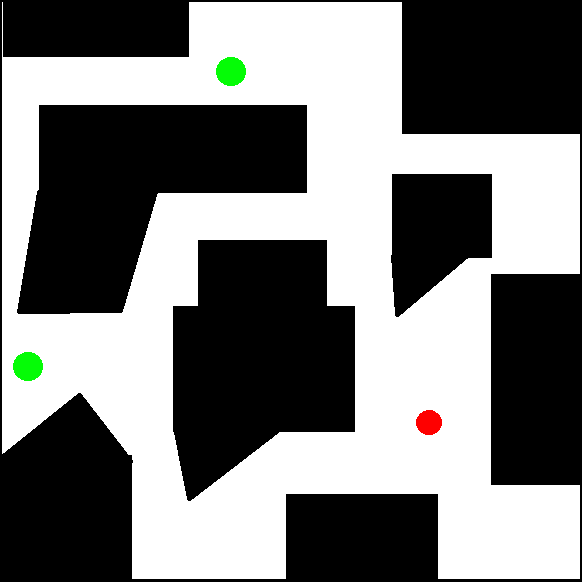
#> input picture Test2.bmp, 582 x 582 px
$ jupyter execute Main.ipynb
#> lines starting #> are read from the running program, lines starting #| are printed output that depends on the picture; after the words box and inside, x2 and y2 are one past the last pixel; in counts of white or black regions, pixels touching at a corner belong together
### Lab 5
- Juan Pablo Solis
- Brandon Reyes
- Carlos Valladares

### Link de Video de Youtube
https://youtu.be/XO1_CL_ULLE
### Link de Repositorio de Github:
https://github.com/JPS4321/Lab5_IA

### Task 1.1 Discretizacion Imagen

[cell 1]
import numpy as np
import matplotlib.pyplot as plt
from PIL import Image
from scipy.ndimage import label
from abc import ABC, abstractmethod
from collections import deque
from queue import PriorityQueue

[cell 2]
def process_maze(image_path):
#> called with image_path = 'Test2.bmp'
    image = Image.open(image_path).convert("RGB")
#> image is the input picture: PIL image 582x582 RGB; mean R, G, B 123, 123.6, 122.6
    image_array = np.array(image)
    height, width, _ = image_array.shape
#> height = 582; width = 582

    black_walls = (image_array[:, :, 0] < 50) & (image_array[:, :, 1] < 50) & (image_array[:, :, 2] < 50)
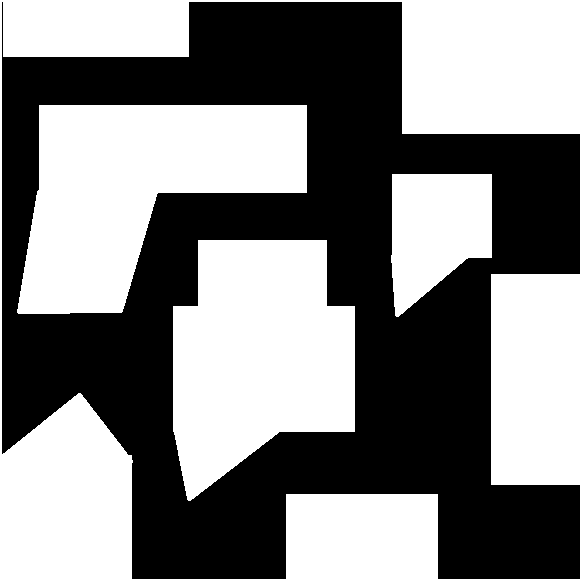
#> black_walls: shape (582, 582) bool; 51.4% white; 1 black region, box (x1, y1, x2, y2) and area: (2, 2, 580, 579) 164748
    red_start = (image_array[:, :, 0] > 200) & (image_array[:, :, 1] < 100) & (image_array[:, :, 2] < 100)
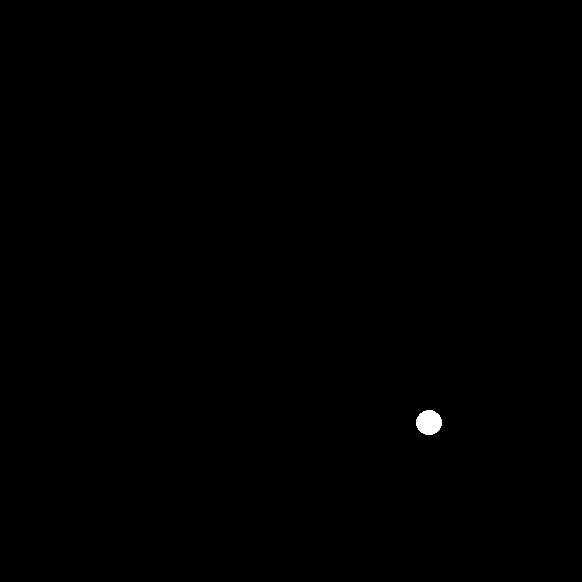
#> red_start: shape (582, 582) bool; 0.15% white; 1 white region, box (x1, y1, x2, y2) and area: (416, 410, 442, 435) 510
    green_goal = (image_array[:, :, 1] > 200) & (image_array[:, :, 0] < 100) & (image_array[:, :, 2] < 100)
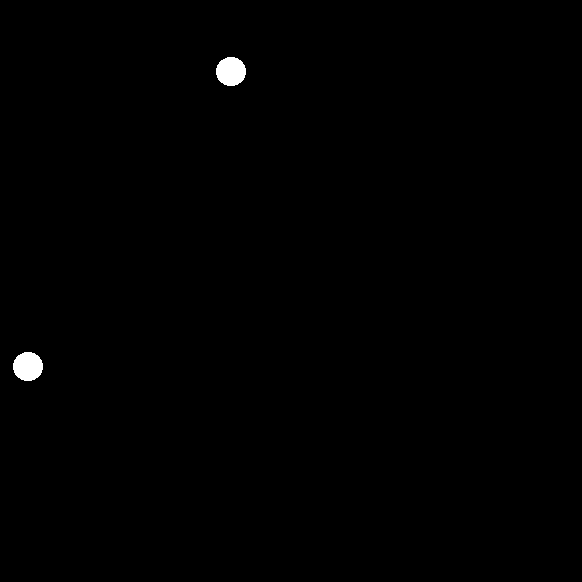
#> green_goal: shape (582, 582) bool; 0.41% white; 2 white regions, box (x1, y1, x2, y2) and area: (216, 57, 246, 86) 687, (13, 352, 43, 381) 687

    red_positions = np.where(red_start)
#> red_positions = 510 positions, rows 410 to 434, columns 416 to 441
    if len(red_positions[0]) > 0:
        cell_size = max(red_positions[0].max() - red_positions[0].min(), red_positions[1].max() - red_positions[1].min())
#> cell_size = 25
    else:
        cell_size = 10

    grid_height = height // cell_size
#> grid_height = 23
    grid_width = width // cell_size
#> grid_width = 23
    grid = np.ones((grid_height, grid_width, 3), dtype=np.uint8) * 255  # Fondo blanco

    labeled_goals, num_goals = label(green_goal)
#> labeled_goals: shape (582, 582) int32; 3 distinct labels, from 0 to 2
#> num_goals = 2
    goals = []
    for goal_id in range(1, num_goals + 1):
        goal_pixels = np.where(labeled_goals == goal_id)
        center_y = int(goal_pixels[0].mean()) // cell_size
        center_x = int(goal_pixels[1].mean()) // cell_size
        grid[center_y, center_x] = [0, 255, 0]  # Verde
        goals.append((center_y, center_x))
#> this loop made 2 passes
#> (goal_pixels, center_y, center_x) on passes 1 to 2: (687 positions, rows 57 to 85, columns 216 to 245, 2, 9), (687 positions, rows 352 to 380, columns 13 to 42, 14, 1)
#> after the loop, goals = [(2, 9), (14, 1)]

    start = None
    if len(red_positions[0]) > 0:
        red_cell_x = red_positions[1].min() // cell_size
#> red_cell_x = 16
        red_cell_y = red_positions[0].min() // cell_size
#> red_cell_y = 16
        grid[red_cell_y, red_cell_x] = [255, 0, 0]  # Rojo
#> grid: shape (23, 23, 3); mean of channels 0, 1, 2 254, 254.5, 253.6
        start = (red_cell_y, red_cell_x)
#> start = (16, 16)

    for i in range(grid_height):
        for j in range(grid_width):
            block = image_array[i * cell_size:(i + 1) * cell_size, j * cell_size:(j + 1) * cell_size]
            avg_color = block.mean(axis=(0, 1))
            if avg_color[0] < 50 and avg_color[1] < 50 and avg_color[2] < 50:
                grid[i, j] = [0, 0, 0]  # Pared negra
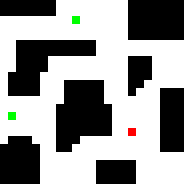
#> grid: shape (23, 23, 3) (shown 8 times larger); mean of channels 0, 1, 2 149.9, 150.4, 149.4; drawn as R, G, B

    return grid, start, goals

### Task 1.2 Framework de problemas

[cell 3]
class MazeProblem(ABC):
    def __init__(self, grid):
        self.grid = grid

    @abstractmethod
    def actions(self, state):
        pass

    @abstractmethod
    def step_cost(self, state, action, next_state):
        pass

    @abstractmethod
    def is_goal(self, state):
        pass

class ConcreteMazeProblem(MazeProblem):
    def __init__(self, grid, start, goals):
        super().__init__(grid)
        self.start = start
        self.goals = goals

    def actions(self, state):
        moves = [(-1, 0), (1, 0), (0, -1), (0, 1)]
        valid_moves = []
        for move in moves:
            new_state = (state[0] + move[0], state[1] + move[1])
            if 0 <= new_state[0] < self.grid.shape[0] and 0 <= new_state[1] < self.grid.shape[1] and not np.array_equal(self.grid[new_state[0], new_state[1]], [0, 0, 0]):
                valid_moves.append(move)
        return valid_moves

    def step_cost(self, state, action, next_state):
        return 1

    def is_goal(self, state):
        return state in self.goals

### Task 1.3 y 1.4: Graph-Search y construccion de salida

[cell 4]
def reconstruct_path(came_from, current):
    path = []
    while current is not None:
        path.append(current)
        current = came_from[current]
    path.reverse()
    return path

# [33 lines left out: functions bfs, dfs, not called in this run]


def a_star(problem, heuristic):
    frontier = PriorityQueue()
    frontier.put((0, problem.start))
    came_from = {problem.start: None}
    cost_so_far = {problem.start: 0}

    while not frontier.empty():
        _, current = frontier.get()

        if problem.is_goal(current):
            return reconstruct_path(came_from, current)

        for action in problem.actions(current):
            next_state = (current[0] + action[0], current[1] + action[1])
            new_cost = cost_so_far[current] + problem.step_cost(current, action, next_state)

            if next_state not in cost_so_far or new_cost < cost_so_far[next_state]:
                cost_so_far[next_state] = new_cost
                priority = new_cost + heuristic(next_state, problem.goals)
                frontier.put((priority, next_state))
                came_from[next_state] = current

    return None

def heuristic_manhattan(state, goals):
    return min(abs(state[0] - g[0]) + abs(state[1] - g[1]) for g in goals)

def heuristic_chebyshev(state, goals):
    return min(max(abs(state[0] - g[0]), abs(state[1] - g[1])) for g in goals)

def graph_search(problem, strategy, heuristic=None):
    if strategy == "BFS":
        return bfs(problem)
    elif strategy == "DFS":
        return dfs(problem)
    elif strategy == "A*":
        return a_star(problem, heuristic)
    else:
        raise ValueError("Estrategia no válida")

def plot_path(grid, path):
    grid_image = np.copy(grid)
    for y, x in path:
        if not np.array_equal(grid_image[y, x], [255, 0, 0]) and not np.array_equal(grid_image[y, x], [0, 255, 0]):
            grid_image[y, x] = [255, 0, 255]  # Magenta
    fig, ax = plt.subplots(figsize=(6, 6))
    ax.imshow(grid_image)
    ax.set_title("Camino Encontrado")
    plt.show()

test_image_path = "Test2.bmp"
grid, start, goals = process_maze(test_image_path)
#> start = (16, 16); goals = [(2, 9), (14, 1)]
problem = ConcreteMazeProblem(grid, start, goals)
#> in __init__, `self.start = start`: self.start = (16, 16)
#> in __init__, `self.goals = goals`: self.goals = [(2, 9), (14, 1)]
path = graph_search(problem, "A*", heuristic_manhattan)
#> in a_star, `cost_so_far = {problem.start: 0}`: cost_so_far = {(16, 16): 0}
#> the loop in a_star, `while not frontier.empty():` made 40 passes
#> current on passes 2 to 13: (15, 16), (14, 16), (14, 15), (14, 14), (15, 15), (15, 14), (16, 15), (16, 14), (13, 14), (13, 15), (13, 16), (14, 17)
#> after the loop in a_star, `while not frontier.empty():`: came_from = 80 items
#> path = [(16, 16), (15, 16), (14, 16), (14, 15), (14, 14), (13, 14), (12, 14), (11, 14), (10, 14), (9, 14), (8, 14), (7, 14), (6, 14), (5, 14), (4, 14), (3, 14), (2, 14), (2, 13), (2, 12), (2, 11), (2, 10), (2, 9)]
if path:
    plot_path(grid, path)
#> the loop in plot_path, `for y, x in path:` made 22 passes
#> after the loop in plot_path, `for y, x in path:`:
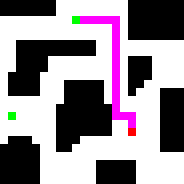
#> grid_image: shape (23, 23, 3) (shown 8 times larger); 3.78% of pixels changed, all inside (x1, y1, x2, y2) = (10, 2, 17, 16); drawn as R, G, B

$ run again, with Prueba Lab1.bmp copied over Test2.bmp
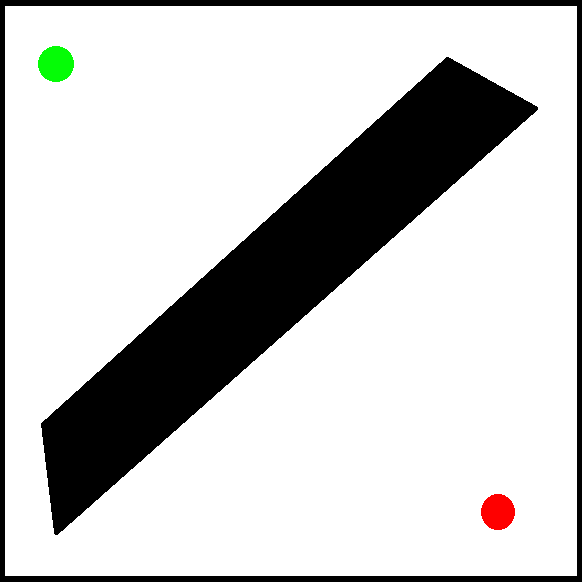
#> input picture Prueba Lab1.bmp, 582 x 582 px
#> in process_maze, image is the input picture: PIL image 582x582 RGB; mean R, G, B 201, 201, 200.3
#> in process_maze, `black_walls = (image_array[:, :, 0] < 50) & (image_array[:, :, 1] < 50..`:
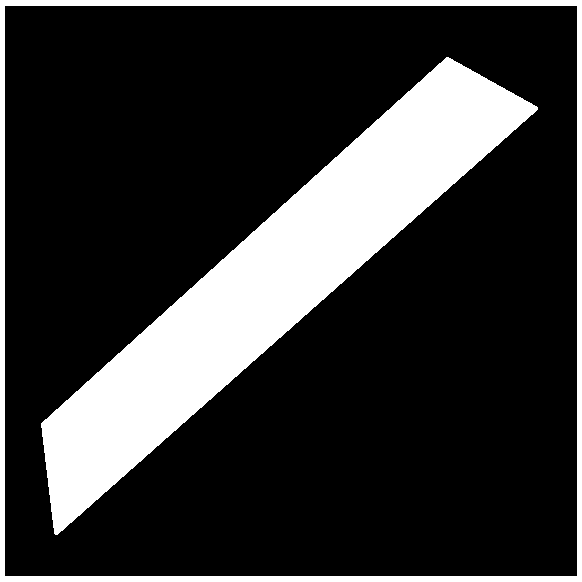
#> black_walls: shape (582, 582) bool; 20.9% white; 2 white regions, box (x1, y1, x2, y2) and area: (41, 57, 538, 535) 58056, (0, 0, 582, 582) 12684
#> red_start: shape (582, 582) bool; 0.28% white; 1 white region, box (x1, y1, x2, y2) and area: (481, 494, 515, 530) 958
#> green_goal: shape (582, 582) bool; 0.3% white; 1 white region, box (x1, y1, x2, y2) and area: (38, 46, 74, 82) 1018
#> red_positions = 958 positions, rows 494 to 529, columns 481 to 514
#> cell_size = 35
#> grid_height = 16
#> num_goals = 1
#> the loop in process_maze, `for goal_id in range(1, num_goals + 1):` made 1 pass
#> (goal_pixels, center_y, center_x) on pass 1: (1018 positions, rows 46 to 81, columns 38 to 73, 1, 1)
#> after the loop in process_maze, `for goal_id in range(1, num_goals + 1):`: goals = [(1, 1)]
#> red_cell_x = 13
#> red_cell_y = 14
#> in process_maze, `start = (red_cell_y, red_cell_x)`: start = (14, 13)
#> `grid, start, goals = process_maze(test_image_path)`: goals = [(1, 1)]
#> self.start = (14, 13)
#> self.goals = [(1, 1)]
#> in a_star, `cost_so_far = {problem.start: 0}`: cost_so_far = {(14, 13): 0}
#> the loop in a_star, `while not frontier.empty():` made 83 passes
#> current on passes 2 to 9: (13, 13), (12, 13), (11, 13), (10, 13), (9, 13), (8, 13), (7, 13), (6, 13)
#> after the loop in a_star, `while not frontier.empty():`: came_from = 129 items
#> path = 26 pairs, first value 1 to 14, second value 1 to 13
#> the loop in plot_path, `for y, x in path:` made 26 passes
#> (y, x) on passes 1 to 8: (14, 13), (14, 12), (14, 11), (14, 10), (14, 9), (14, 8), (14, 7), (14, 6)
#> in plot_path, `plt.show()`:
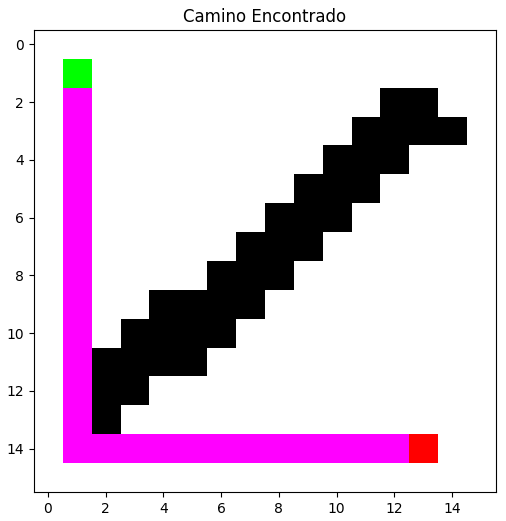
#> figure drawn by matplotlib, 1 panel

$ run again, with Test.bmp copied over Test2.bmp
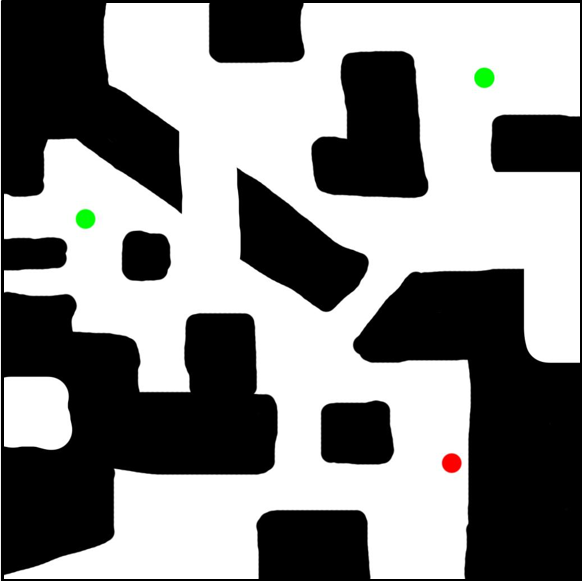
#> input picture Test.bmp, 582 x 582 px
#> in process_maze, image is the input picture: PIL image 582x582 RGB; mean R, G, B 136.3, 136.5, 136.1
#> in process_maze, `black_walls = (image_array[:, :, 0] < 50) & (image_array[:, :, 1] < 50..`:
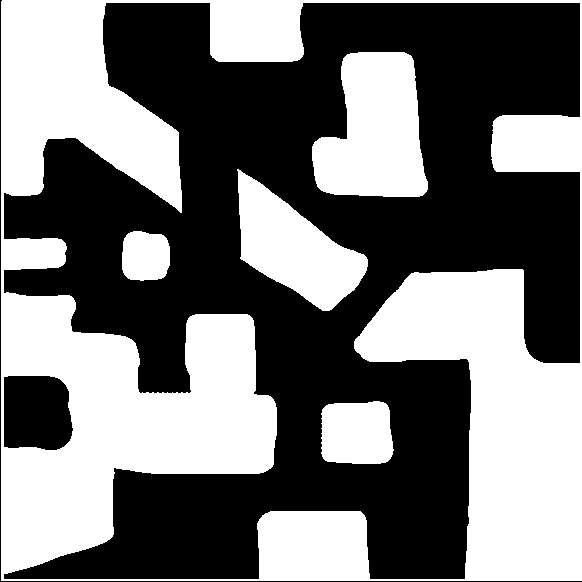
#> black_walls: shape (582, 582) bool; 45.8% white; 5 white regions, box (x1, y1, x2, y2) and area: (1, 0, 582, 581) 127207, (312, 52, 428, 197) 12454, (237, 169, 368, 311) 9245, (321, 401, 394, 464) 4139, (122, 231, 170, 281) 2097
#> red_start: shape (582, 582) bool; 0.09% white; 1 white region, box (x1, y1, x2, y2) and area: (442, 454, 461, 473) 288
#> green_goal: shape (582, 582) bool; 0.17% white; 2 white regions, box (x1, y1, x2, y2) and area: (475, 68, 494, 88) 306, (76, 209, 95, 229) 284
#> red_positions = 288 positions, rows 454 to 472, columns 442 to 460
#> cell_size = 18
#> grid_height = 32
#> labeled_goals: shape (582, 582) int32; 3 distinct labels, from 0 to 2
#> num_goals = 2
#> the loop in process_maze, `for goal_id in range(1, num_goals + 1):` made 2 passes
#> (goal_pixels, center_y, center_x) on passes 1 to 2: (306 positions, rows 68 to 87, columns 475 to 493, 4, 26), (284 positions, rows 209 to 228, columns 76 to 94, 12, 4)
#> after the loop in process_maze, `for goal_id in range(1, num_goals + 1):`: goals = [(4, 26), (12, 4)]
#> red_cell_x = 24
#> red_cell_y = 25
#> in process_maze, `start = (red_cell_y, red_cell_x)`: start = (25, 24)
#> `grid, start, goals = process_maze(test_image_path)`: goals = [(4, 26), (12, 4)]
#> self.start = (25, 24)
#> self.goals = [(4, 26), (12, 4)]
#> in a_star, `cost_so_far = {problem.start: 0}`: cost_so_far = {(25, 24): 0}
#> the loop in a_star, `while not frontier.empty():` made 71 passes
#> current on passes 2, 3, 4, 5, 6, 7, 13, 14: (24, 24), (23, 24), (22, 24), (21, 24), (20, 24), (20, 25), (20, 23), (21, 23)
#> after the loop in a_star, `while not frontier.empty():`: came_from = 106 items
#> path = 34 pairs, first value 4 to 25, second value 19 to 26
#> the loop in plot_path, `for y, x in path:` made 34 passes
#> after the loop in plot_path, `for y, x in path:`:
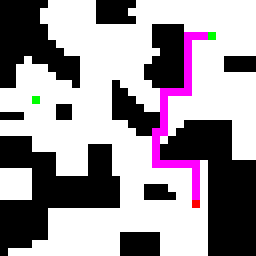
#> grid_image: shape (32, 32, 3) (shown 8 times larger); mean of channels 0, 1, 2 155.6, 147.9, 155.4; drawn as R, G, B
